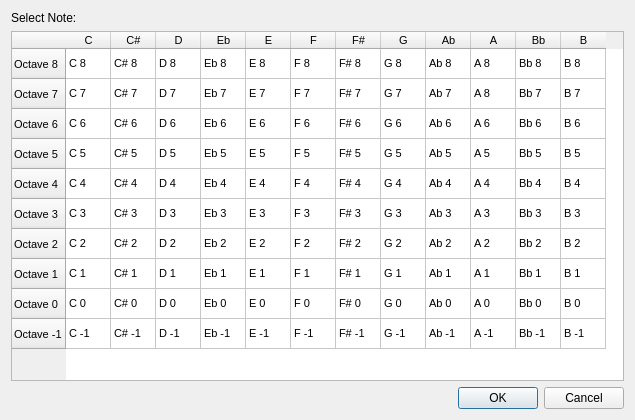
<?xml version="1.0" encoding="UTF-8"?>
<ui version="4.0">
 <class>EditPitchBase</class>
 <widget class="QDialog" name="EditPitchBase">
  <property name="geometry">
   <rect>
    <x>0</x>
    <y>0</y>
    <width>635</width>
    <height>420</height>
   </rect>
  </property>
  <property name="windowTitle">
   <string>Note Selection</string>
  </property>
  <layout class="QVBoxLayout" name="verticalLayout">
   <item>
    <widget class="QLabel" name="label">
     <property name="text">
      <string>Select Note:</string>
     </property>
    </widget>
   </item>
   <item>
    <widget class="QTableWidget" name="tableWidget">
     <property name="font">
      <font>
       <pointsize>8</pointsize>
      </font>
     </property>
     <property name="editTriggers">
      <set>QAbstractItemView::DoubleClicked</set>
     </property>
     <property name="dragDropOverwriteMode">
      <bool>false</bool>
     </property>
     <property name="rowCount">
      <number>10</number>
     </property>
     <property name="columnCount">
      <number>12</number>
     </property>
     <attribute name="horizontalHeaderDefaultSectionSize">
      <number>45</number>
     </attribute>
     <attribute name="horizontalHeaderMinimumSectionSize">
      <number>20</number>
     </attribute>
     <attribute name="horizontalHeaderMinimumSectionSize">
      <number>20</number>
     </attribute>
     <attribute name="horizontalHeaderDefaultSectionSize">
      <number>45</number>
     </attribute>
     <row>
      <property name="text">
       <string>Octave 8</string>
      </property>
     </row>
     <row>
      <property name="text">
       <string>Octave 7</string>
      </property>
     </row>
     <row>
      <property name="text">
       <string>Octave 6</string>
      </property>
     </row>
     <row>
      <property name="text">
       <string>Octave 5</string>
      </property>
     </row>
     <row>
      <property name="text">
       <string>Octave 4</string>
      </property>
     </row>
     <row>
      <property name="text">
       <string>Octave 3</string>
      </property>
     </row>
     <row>
      <property name="text">
       <string>Octave 2</string>
      </property>
     </row>
     <row>
      <property name="text">
       <string>Octave 1</string>
      </property>
     </row>
     <row>
      <property name="text">
       <string>Octave 0</string>
      </property>
     </row>
     <row>
      <property name="text">
       <string>Octave -1</string>
      </property>
     </row>
     <column>
      <property name="text">
       <string>C</string>
      </property>
     </column>
     <column>
      <property name="text">
       <string>C#</string>
      </property>
     </column>
     <column>
      <property name="text">
       <string>D</string>
      </property>
     </column>
     <column>
      <property name="text">
       <string>Eb</string>
      </property>
     </column>
     <column>
      <property name="text">
       <string>E</string>
      </property>
     </column>
     <column>
      <property name="text">
       <string>F</string>
      </property>
     </column>
     <column>
      <property name="text">
       <string>F#</string>
      </property>
     </column>
     <column>
      <property name="text">
       <string>G</string>
      </property>
     </column>
     <column>
      <property name="text">
       <string>Ab</string>
      </property>
     </column>
     <column>
      <property name="text">
       <string>A</string>
      </property>
     </column>
     <column>
      <property name="text">
       <string>Bb</string>
      </property>
     </column>
     <column>
      <property name="text">
       <string>B</string>
      </property>
     </column>
     <item row="0" column="0">
      <property name="text">
       <string>C 8</string>
      </property>
      <property name="flags">
       <set>ItemIsSelectable|ItemIsEnabled</set>
      </property>
     </item>
     <item row="0" column="1">
      <property name="text">
       <string>C# 8</string>
      </property>
      <property name="flags">
       <set>ItemIsSelectable|ItemIsEnabled</set>
      </property>
     </item>
     <item row="0" column="2">
      <property name="text">
       <string>D 8</string>
      </property>
      <property name="flags">
       <set>ItemIsSelectable|ItemIsEnabled</set>
      </property>
     </item>
     <item row="0" column="3">
      <property name="text">
       <string>Eb 8</string>
      </property>
      <property name="flags">
       <set>ItemIsSelectable|ItemIsEnabled</set>
      </property>
     </item>
     <item row="0" column="4">
      <property name="text">
       <string>E 8</string>
      </property>
      <property name="flags">
       <set>ItemIsSelectable|ItemIsEnabled</set>
      </property>
     </item>
     <item row="0" column="5">
      <property name="text">
       <string>F 8</string>
      </property>
      <property name="flags">
       <set>ItemIsSelectable|ItemIsEnabled</set>
      </property>
     </item>
     <item row="0" column="6">
      <property name="text">
       <string>F# 8</string>
      </property>
      <property name="flags">
       <set>ItemIsSelectable|ItemIsEnabled</set>
      </property>
     </item>
     <item row="0" column="7">
      <property name="text">
       <string>G 8</string>
      </property>
      <property name="flags">
       <set>ItemIsSelectable|ItemIsEnabled</set>
      </property>
     </item>
     <item row="0" column="8">
      <property name="text">
       <string>Ab 8</string>
      </property>
      <property name="flags">
       <set>ItemIsSelectable|ItemIsEnabled</set>
      </property>
     </item>
     <item row="0" column="9">
      <property name="text">
       <string>A 8</string>
      </property>
      <property name="flags">
       <set>ItemIsSelectable|ItemIsEnabled</set>
      </property>
     </item>
     <item row="0" column="10">
      <property name="text">
       <string>Bb 8</string>
      </property>
      <property name="flags">
       <set>ItemIsSelectable|ItemIsEnabled</set>
      </property>
     </item>
     <item row="0" column="11">
      <property name="text">
       <string>B 8</string>
      </property>
      <property name="flags">
       <set>ItemIsSelectable|ItemIsEnabled</set>
      </property>
     </item>
     <item row="1" column="0">
      <property name="text">
       <string>C 7</string>
      </property>
      <property name="flags">
       <set>ItemIsSelectable|ItemIsEnabled</set>
      </property>
     </item>
     <item row="1" column="1">
      <property name="text">
       <string>C# 7</string>
      </property>
      <property name="flags">
       <set>ItemIsSelectable|ItemIsEnabled</set>
      </property>
     </item>
     <item row="1" column="2">
      <property name="text">
       <string>D 7</string>
      </property>
      <property name="flags">
       <set>ItemIsSelectable|ItemIsEnabled</set>
      </property>
     </item>
     <item row="1" column="3">
      <property name="text">
       <string>Eb 7</string>
      </property>
      <property name="flags">
       <set>ItemIsSelectable|ItemIsEnabled</set>
      </property>
     </item>
     <item row="1" column="4">
      <property name="text">
       <string>E 7</string>
      </property>
      <property name="flags">
       <set>ItemIsSelectable|ItemIsEnabled</set>
      </property>
     </item>
     <item row="1" column="5">
      <property name="text">
       <string>F 7</string>
      </property>
      <property name="flags">
       <set>ItemIsSelectable|ItemIsEnabled</set>
      </property>
     </item>
     <item row="1" column="6">
      <property name="text">
       <string>F# 7</string>
      </property>
      <property name="flags">
       <set>ItemIsSelectable|ItemIsEnabled</set>
      </property>
     </item>
     <item row="1" column="7">
      <property name="text">
       <string>G 7</string>
      </property>
      <property name="flags">
       <set>ItemIsSelectable|ItemIsEnabled</set>
      </property>
     </item>
     <item row="1" column="8">
      <property name="text">
       <string>Ab 7</string>
      </property>
      <property name="flags">
       <set>ItemIsSelectable|ItemIsEnabled</set>
      </property>
     </item>
     <item row="1" column="9">
      <property name="text">
       <string>A 8</string>
      </property>
      <property name="flags">
       <set>ItemIsSelectable|ItemIsEnabled</set>
      </property>
     </item>
     <item row="1" column="10">
      <property name="text">
       <string>Bb 7</string>
      </property>
      <property name="flags">
       <set>ItemIsSelectable|ItemIsEnabled</set>
      </property>
     </item>
     <item row="1" column="11">
      <property name="text">
       <string>B 7</string>
      </property>
      <property name="flags">
       <set>ItemIsSelectable|ItemIsEnabled</set>
      </property>
     </item>
     <item row="2" column="0">
      <property name="text">
       <string>C 6</string>
      </property>
      <property name="flags">
       <set>ItemIsSelectable|ItemIsEnabled</set>
      </property>
     </item>
     <item row="2" column="1">
      <property name="text">
       <string>C# 6</string>
      </property>
      <property name="flags">
       <set>ItemIsSelectable|ItemIsEnabled</set>
      </property>
     </item>
     <item row="2" column="2">
      <property name="text">
       <string>D 6</string>
      </property>
      <property name="flags">
       <set>ItemIsSelectable|ItemIsEnabled</set>
      </property>
     </item>
     <item row="2" column="3">
      <property name="text">
       <string>Eb 6</string>
      </property>
      <property name="flags">
       <set>ItemIsSelectable|ItemIsEnabled</set>
      </property>
     </item>
     <item row="2" column="4">
      <property name="text">
       <string>E 6</string>
      </property>
      <property name="flags">
       <set>ItemIsSelectable|ItemIsEnabled</set>
      </property>
     </item>
     <item row="2" column="5">
      <property name="text">
       <string>F 6</string>
      </property>
      <property name="flags">
       <set>ItemIsSelectable|ItemIsEnabled</set>
      </property>
     </item>
     <item row="2" column="6">
      <property name="text">
       <string>F# 6</string>
      </property>
      <property name="flags">
       <set>ItemIsSelectable|ItemIsEnabled</set>
      </property>
     </item>
     <item row="2" column="7">
      <property name="text">
       <string>G 6</string>
      </property>
      <property name="flags">
       <set>ItemIsSelectable|ItemIsEnabled</set>
      </property>
     </item>
     <item row="2" column="8">
      <property name="text">
       <string>Ab 6</string>
      </property>
      <property name="flags">
       <set>ItemIsSelectable|ItemIsEnabled</set>
      </property>
     </item>
     <item row="2" column="9">
      <property name="text">
       <string>A 6</string>
      </property>
      <property name="flags">
       <set>ItemIsSelectable|ItemIsEnabled</set>
      </property>
     </item>
     <item row="2" column="10">
      <property name="text">
       <string>Bb 6</string>
      </property>
      <property name="flags">
       <set>ItemIsSelectable|ItemIsEnabled</set>
      </property>
     </item>
     <item row="2" column="11">
      <property name="text">
       <string>B 6</string>
      </property>
      <property name="flags">
       <set>ItemIsSelectable|ItemIsEnabled</set>
      </property>
     </item>
     <item row="3" column="0">
      <property name="text">
       <string>C 5</string>
      </property>
      <property name="flags">
       <set>ItemIsSelectable|ItemIsEnabled</set>
      </property>
     </item>
     <item row="3" column="1">
      <property name="text">
       <string>C# 5</string>
      </property>
      <property name="flags">
       <set>ItemIsSelectable|ItemIsEnabled</set>
      </property>
     </item>
     <item row="3" column="2">
      <property name="text">
       <string>D 5</string>
      </property>
      <property name="flags">
       <set>ItemIsSelectable|ItemIsEnabled</set>
      </property>
     </item>
     <item row="3" column="3">
      <property name="text">
       <string>Eb 5</string>
      </property>
      <property name="flags">
       <set>ItemIsSelectable|ItemIsEnabled</set>
      </property>
     </item>
     <item row="3" column="4">
      <property name="text">
       <string>E 5</string>
      </property>
      <property name="flags">
       <set>ItemIsSelectable|ItemIsEnabled</set>
      </property>
     </item>
     <item row="3" column="5">
      <property name="text">
       <string>F 5</string>
      </property>
      <property name="flags">
       <set>ItemIsSelectable|ItemIsEnabled</set>
      </property>
     </item>
     <item row="3" column="6">
      <property name="text">
       <string>F# 5</string>
      </property>
      <property name="flags">
       <set>ItemIsSelectable|ItemIsEnabled</set>
      </property>
     </item>
     <item row="3" column="7">
      <property name="text">
       <string>G 5</string>
      </property>
      <property name="flags">
       <set>ItemIsSelectable|ItemIsEnabled</set>
      </property>
     </item>
     <item row="3" column="8">
      <property name="text">
       <string>Ab 5</string>
      </property>
      <property name="flags">
       <set>ItemIsSelectable|ItemIsEnabled</set>
      </property>
     </item>
     <item row="3" column="9">
      <property name="text">
       <string>A 5</string>
      </property>
      <property name="flags">
       <set>ItemIsSelectable|ItemIsEnabled</set>
      </property>
     </item>
     <item row="3" column="10">
      <property name="text">
       <string>Bb 5</string>
      </property>
      <property name="flags">
       <set>ItemIsSelectable|ItemIsEnabled</set>
      </property>
     </item>
     <item row="3" column="11">
      <property name="text">
       <string>B 5</string>
      </property>
      <property name="flags">
       <set>ItemIsSelectable|ItemIsEnabled</set>
      </property>
     </item>
     <item row="4" column="0">
      <property name="text">
       <string>C 4</string>
      </property>
      <property name="flags">
       <set>ItemIsSelectable|ItemIsEnabled</set>
      </property>
     </item>
     <item row="4" column="1">
      <property name="text">
       <string>C# 4</string>
      </property>
      <property name="flags">
       <set>ItemIsSelectable|ItemIsEnabled</set>
      </property>
     </item>
     <item row="4" column="2">
      <property name="text">
       <string>D 4</string>
      </property>
      <property name="flags">
       <set>ItemIsSelectable|ItemIsEnabled</set>
      </property>
     </item>
     <item row="4" column="3">
      <property name="text">
       <string>Eb 4</string>
      </property>
      <property name="flags">
       <set>ItemIsSelectable|ItemIsEnabled</set>
      </property>
     </item>
     <item row="4" column="4">
      <property name="text">
       <string>E 4</string>
      </property>
      <property name="flags">
       <set>ItemIsSelectable|ItemIsEnabled</set>
      </property>
     </item>
     <item row="4" column="5">
      <property name="text">
       <string>F 4</string>
      </property>
      <property name="flags">
       <set>ItemIsSelectable|ItemIsEnabled</set>
      </property>
     </item>
     <item row="4" column="6">
      <property name="text">
       <string>F# 4</string>
      </property>
      <property name="flags">
       <set>ItemIsSelectable|ItemIsEnabled</set>
      </property>
     </item>
     <item row="4" column="7">
      <property name="text">
       <string>G 4</string>
      </property>
      <property name="icon">
       <iconset resource="mscore.qrc">
        <normaloff>:/data/icons/clef.svg</normaloff>:/data/icons/clef.svg</iconset>
      </property>
      <property name="flags">
       <set>ItemIsSelectable|ItemIsEnabled</set>
      </property>
     </item>
     <item row="4" column="8">
      <property name="text">
       <string>Ab 4</string>
      </property>
      <property name="flags">
       <set>ItemIsSelectable|ItemIsEnabled</set>
      </property>
     </item>
     <item row="4" column="9">
      <property name="text">
       <string>A 4</string>
      </property>
      <property name="flags">
       <set>ItemIsSelectable|ItemIsEnabled</set>
      </property>
     </item>
     <item row="4" column="10">
      <property name="text">
       <string>Bb 4</string>
      </property>
      <property name="flags">
       <set>ItemIsSelectable|ItemIsEnabled</set>
      </property>
     </item>
     <item row="4" column="11">
      <property name="text">
       <string>B 4</string>
      </property>
      <property name="flags">
       <set>ItemIsSelectable|ItemIsEnabled</set>
      </property>
     </item>
     <item row="5" column="0">
      <property name="text">
       <string>C 3</string>
      </property>
      <property name="flags">
       <set>ItemIsSelectable|ItemIsEnabled</set>
      </property>
     </item>
     <item row="5" column="1">
      <property name="text">
       <string>C# 3</string>
      </property>
      <property name="flags">
       <set>ItemIsSelectable|ItemIsEnabled</set>
      </property>
     </item>
     <item row="5" column="2">
      <property name="text">
       <string>D 3</string>
      </property>
      <property name="flags">
       <set>ItemIsSelectable|ItemIsEnabled</set>
      </property>
     </item>
     <item row="5" column="3">
      <property name="text">
       <string>Eb 3</string>
      </property>
      <property name="flags">
       <set>ItemIsSelectable|ItemIsEnabled</set>
      </property>
     </item>
     <item row="5" column="4">
      <property name="text">
       <string>E 3</string>
      </property>
      <property name="flags">
       <set>ItemIsSelectable|ItemIsEnabled</set>
      </property>
     </item>
     <item row="5" column="5">
      <property name="text">
       <string>F 3</string>
      </property>
      <property name="flags">
       <set>ItemIsSelectable|ItemIsEnabled</set>
      </property>
     </item>
     <item row="5" column="6">
      <property name="text">
       <string>F# 3</string>
      </property>
      <property name="flags">
       <set>ItemIsSelectable|ItemIsEnabled</set>
      </property>
     </item>
     <item row="5" column="7">
      <property name="text">
       <string>G 3</string>
      </property>
      <property name="flags">
       <set>ItemIsSelectable|ItemIsEnabled</set>
      </property>
     </item>
     <item row="5" column="8">
      <property name="text">
       <string>Ab 3</string>
      </property>
      <property name="flags">
       <set>ItemIsSelectable|ItemIsEnabled</set>
      </property>
     </item>
     <item row="5" column="9">
      <property name="text">
       <string>A 3</string>
      </property>
      <property name="flags">
       <set>ItemIsSelectable|ItemIsEnabled</set>
      </property>
     </item>
     <item row="5" column="10">
      <property name="text">
       <string>Bb 3</string>
      </property>
      <property name="flags">
       <set>ItemIsSelectable|ItemIsEnabled</set>
      </property>
     </item>
     <item row="5" column="11">
      <property name="text">
       <string>B 3</string>
      </property>
      <property name="flags">
       <set>ItemIsSelectable|ItemIsEnabled</set>
      </property>
     </item>
     <item row="6" column="0">
      <property name="text">
       <string>C 2</string>
      </property>
      <property name="flags">
       <set>ItemIsSelectable|ItemIsEnabled</set>
      </property>
     </item>
     <item row="6" column="1">
      <property name="text">
       <string>C# 2</string>
      </property>
      <property name="flags">
       <set>ItemIsSelectable|ItemIsEnabled</set>
      </property>
     </item>
     <item row="6" column="2">
      <property name="text">
       <string>D 2</string>
      </property>
      <property name="flags">
       <set>ItemIsSelectable|ItemIsEnabled</set>
      </property>
     </item>
     <item row="6" column="3">
      <property name="text">
       <string>Eb 2</string>
      </property>
      <property name="flags">
       <set>ItemIsSelectable|ItemIsEnabled</set>
      </property>
     </item>
     <item row="6" column="4">
      <property name="text">
       <string>E 2</string>
      </property>
      <property name="flags">
       <set>ItemIsSelectable|ItemIsEnabled</set>
      </property>
     </item>
     <item row="6" column="5">
      <property name="text">
       <string>F 2</string>
      </property>
      <property name="flags">
       <set>ItemIsSelectable|ItemIsEnabled</set>
      </property>
     </item>
     <item row="6" column="6">
      <property name="text">
       <string>F# 2</string>
      </property>
      <property name="flags">
       <set>ItemIsSelectable|ItemIsEnabled</set>
      </property>
     </item>
     <item row="6" column="7">
      <property name="text">
       <string>G 2</string>
      </property>
      <property name="flags">
       <set>ItemIsSelectable|ItemIsEnabled</set>
      </property>
     </item>
     <item row="6" column="8">
      <property name="text">
       <string>Ab 2</string>
      </property>
      <property name="flags">
       <set>ItemIsSelectable|ItemIsEnabled</set>
      </property>
     </item>
     <item row="6" column="9">
      <property name="text">
       <string>A 2</string>
      </property>
      <property name="flags">
       <set>ItemIsSelectable|ItemIsEnabled</set>
      </property>
     </item>
     <item row="6" column="10">
      <property name="text">
       <string>Bb 2</string>
      </property>
      <property name="flags">
       <set>ItemIsSelectable|ItemIsEnabled</set>
      </property>
     </item>
     <item row="6" column="11">
      <property name="text">
       <string>B 2</string>
      </property>
      <property name="flags">
       <set>ItemIsSelectable|ItemIsEnabled</set>
      </property>
     </item>
     <item row="7" column="0">
      <property name="text">
       <string>C 1</string>
      </property>
      <property name="flags">
       <set>ItemIsSelectable|ItemIsEnabled</set>
      </property>
     </item>
     <item row="7" column="1">
      <property name="text">
       <string>C# 1</string>
      </property>
      <property name="flags">
       <set>ItemIsSelectable|ItemIsEnabled</set>
      </property>
     </item>
     <item row="7" column="2">
      <property name="text">
       <string>D 1</string>
      </property>
      <property name="flags">
       <set>ItemIsSelectable|ItemIsEnabled</set>
      </property>
     </item>
     <item row="7" column="3">
      <property name="text">
       <string>Eb 1</string>
      </property>
      <property name="flags">
       <set>ItemIsSelectable|ItemIsEnabled</set>
      </property>
     </item>
     <item row="7" column="4">
      <property name="text">
       <string>E 1</string>
      </property>
      <property name="flags">
       <set>ItemIsSelectable|ItemIsEnabled</set>
      </property>
     </item>
     <item row="7" column="5">
      <property name="text">
       <string>F 1</string>
      </property>
      <property name="flags">
       <set>ItemIsSelectable|ItemIsEnabled</set>
      </property>
     </item>
     <item row="7" column="6">
      <property name="text">
       <string>F# 1</string>
      </property>
      <property name="flags">
       <set>ItemIsSelectable|ItemIsEnabled</set>
      </property>
     </item>
     <item row="7" column="7">
      <property name="text">
       <string>G 1</string>
      </property>
      <property name="flags">
       <set>ItemIsSelectable|ItemIsEnabled</set>
      </property>
     </item>
     <item row="7" column="8">
      <property name="text">
       <string>Ab 1</string>
      </property>
      <property name="flags">
       <set>ItemIsSelectable|ItemIsEnabled</set>
      </property>
     </item>
     <item row="7" column="9">
      <property name="text">
       <string>A 1</string>
      </property>
      <property name="flags">
       <set>ItemIsSelectable|ItemIsEnabled</set>
      </property>
     </item>
     <item row="7" column="10">
      <property name="text">
       <string>Bb 1</string>
      </property>
      <property name="flags">
       <set>ItemIsSelectable|ItemIsEnabled</set>
      </property>
     </item>
     <item row="7" column="11">
      <property name="text">
       <string>B 1</string>
      </property>
      <property name="flags">
       <set>ItemIsSelectable|ItemIsEnabled</set>
      </property>
     </item>
     <item row="8" column="0">
      <property name="text">
       <string>C 0</string>
      </property>
      <property name="flags">
       <set>ItemIsSelectable|ItemIsEnabled</set>
      </property>
     </item>
     <item row="8" column="1">
      <property name="text">
       <string>C# 0</string>
      </property>
      <property name="flags">
       <set>ItemIsSelectable|ItemIsEnabled</set>
      </property>
     </item>
     <item row="8" column="2">
      <property name="text">
       <string>D 0</string>
      </property>
      <property name="flags">
       <set>ItemIsSelectable|ItemIsEnabled</set>
      </property>
     </item>
     <item row="8" column="3">
      <property name="text">
       <string>Eb 0</string>
      </property>
      <property name="flags">
       <set>ItemIsSelectable|ItemIsEnabled</set>
      </property>
     </item>
     <item row="8" column="4">
      <property name="text">
       <string>E 0</string>
      </property>
      <property name="flags">
       <set>ItemIsSelectable|ItemIsEnabled</set>
      </property>
     </item>
     <item row="8" column="5">
      <property name="text">
       <string>F 0</string>
      </property>
      <property name="flags">
       <set>ItemIsSelectable|ItemIsEnabled</set>
      </property>
     </item>
     <item row="8" column="6">
      <property name="text">
       <string>F# 0</string>
      </property>
      <property name="flags">
       <set>ItemIsSelectable|ItemIsEnabled</set>
      </property>
     </item>
     <item row="8" column="7">
      <property name="text">
       <string>G 0</string>
      </property>
      <property name="flags">
       <set>ItemIsSelectable|ItemIsEnabled</set>
      </property>
     </item>
     <item row="8" column="8">
      <property name="text">
       <string>Ab 0</string>
      </property>
      <property name="flags">
       <set>ItemIsSelectable|ItemIsEnabled</set>
      </property>
     </item>
     <item row="8" column="9">
      <property name="text">
       <string>A 0</string>
      </property>
      <property name="flags">
       <set>ItemIsSelectable|ItemIsEnabled</set>
      </property>
     </item>
     <item row="8" column="10">
      <property name="text">
       <string>Bb 0</string>
      </property>
      <property name="flags">
       <set>ItemIsSelectable|ItemIsEnabled</set>
      </property>
     </item>
     <item row="8" column="11">
      <property name="text">
       <string>B 0</string>
      </property>
      <property name="flags">
       <set>ItemIsSelectable|ItemIsEnabled</set>
      </property>
     </item>
     <item row="9" column="0">
      <property name="text">
       <string>C -1</string>
      </property>
      <property name="flags">
       <set>ItemIsSelectable|ItemIsEnabled</set>
      </property>
     </item>
     <item row="9" column="1">
      <property name="text">
       <string>C# -1</string>
      </property>
      <property name="flags">
       <set>ItemIsSelectable|ItemIsEnabled</set>
      </property>
     </item>
     <item row="9" column="2">
      <property name="text">
       <string>D -1</string>
      </property>
      <property name="flags">
       <set>ItemIsSelectable|ItemIsEnabled</set>
      </property>
     </item>
     <item row="9" column="3">
      <property name="text">
       <string>Eb -1</string>
      </property>
      <property name="flags">
       <set>ItemIsSelectable|ItemIsEnabled</set>
      </property>
     </item>
     <item row="9" column="4">
      <property name="text">
       <string>E -1</string>
      </property>
      <property name="flags">
       <set>ItemIsSelectable|ItemIsEnabled</set>
      </property>
     </item>
     <item row="9" column="5">
      <property name="text">
       <string>F -1</string>
      </property>
      <property name="flags">
       <set>ItemIsSelectable|ItemIsEnabled</set>
      </property>
     </item>
     <item row="9" column="6">
      <property name="text">
       <string>F# -1</string>
      </property>
      <property name="flags">
       <set>ItemIsSelectable|ItemIsEnabled</set>
      </property>
     </item>
     <item row="9" column="7">
      <property name="text">
       <string>G -1</string>
      </property>
      <property name="flags">
       <set>ItemIsSelectable|ItemIsEnabled</set>
      </property>
     </item>
     <item row="9" column="8">
      <property name="text">
       <string>Ab -1</string>
      </property>
      <property name="flags">
       <set>ItemIsSelectable|ItemIsEnabled</set>
      </property>
     </item>
     <item row="9" column="9">
      <property name="text">
       <string>A -1</string>
      </property>
      <property name="flags">
       <set>ItemIsSelectable|ItemIsEnabled</set>
      </property>
     </item>
     <item row="9" column="10">
      <property name="text">
       <string>Bb -1</string>
      </property>
      <property name="flags">
       <set>ItemIsSelectable|ItemIsEnabled</set>
      </property>
     </item>
     <item row="9" column="11">
      <property name="text">
       <string>B -1</string>
      </property>
      <property name="flags">
       <set>ItemIsSelectable|ItemIsEnabled</set>
      </property>
     </item>
    </widget>
   </item>
   <item>
    <widget class="QDialogButtonBox" name="buttonBox">
     <property name="orientation">
      <enum>Qt::Horizontal</enum>
     </property>
     <property name="standardButtons">
      <set>QDialogButtonBox::Cancel|QDialogButtonBox::Ok</set>
     </property>
    </widget>
   </item>
  </layout>
 </widget>
 <resources>
  <include location="mscore.qrc"/>
 </resources>
 <connections>
  <connection>
   <sender>buttonBox</sender>
   <signal>accepted()</signal>
   <receiver>EditPitchBase</receiver>
   <slot>accept()</slot>
   <hints>
    <hint type="sourcelabel">
     <x>248</x>
     <y>254</y>
    </hint>
    <hint type="destinationlabel">
     <x>157</x>
     <y>274</y>
    </hint>
   </hints>
  </connection>
  <connection>
   <sender>buttonBox</sender>
   <signal>rejected()</signal>
   <receiver>EditPitchBase</receiver>
   <slot>reject()</slot>
   <hints>
    <hint type="sourcelabel">
     <x>316</x>
     <y>260</y>
    </hint>
    <hint type="destinationlabel">
     <x>286</x>
     <y>274</y>
    </hint>
   </hints>
  </connection>
 </connections>
</ui>
